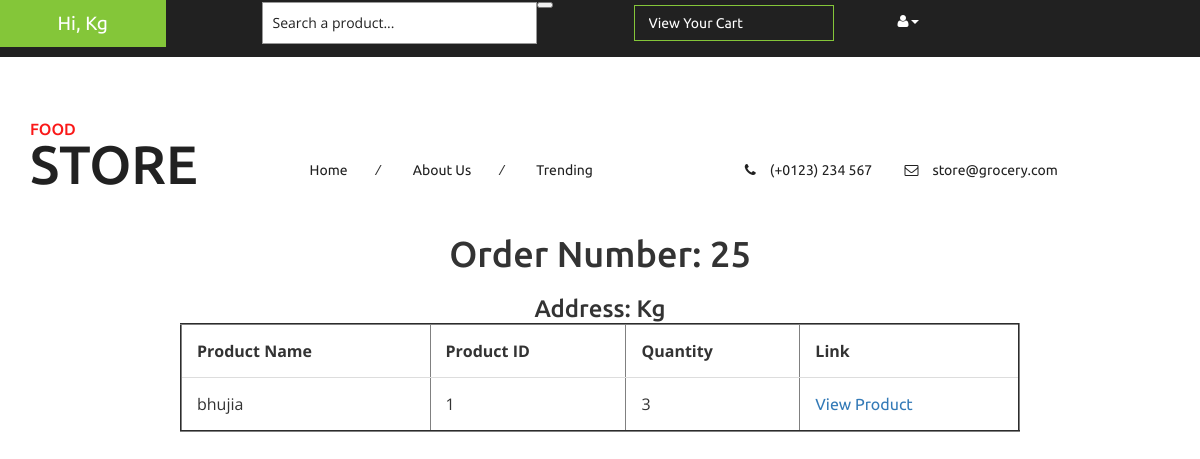
Page /viewOrder.php?ordernumber=25 (signed in) on the committed database.
### tables this page shows
CREATE TABLE `o25` (
  `product_name` varchar(20) DEFAULT NULL,
  `product_id` varchar(20) DEFAULT NULL,
  `quantity` int(11) DEFAULT NULL
);

CREATE TABLE `orders` (
  `order_number` int(20) NOT NULL,
  `order_date` date NOT NULL,
  `shipper_id` varchar(20) NOT NULL,
  `email_id` varchar(200) DEFAULT NULL,
  `address` varchar(200) DEFAULT NULL
);

### viewOrder.php (the view, shortened to what this page needs)
<?php
include 'head.php'
?>
<html>
	<body>
		<h1 align="center"> Order Number: <?php echo $_GET['ordernumber']; ?> </h1>
		<table border="2">
			<thead>
				<tr>
					<th> Product Name </th>
					<th> Product ID </th>
					<th> Quantity </th>
					<th> Link </th>
				</tr>
			</thead>
		<tbody>
		<?php
			$db = mysqli_connect("localhost",'root','121');
			mysqli_query($db, "use allOrders");
			$ordernumber = $_GET['ordernumber'];
			$tstr = "o".$ordernumber;
			$query = "SELECT * from $tstr";
			$res = mysqli_query($db, $query);
			if(mysqli_num_rows($res)==0){
				echo '<tr><td colspan="10">No Rows Returned</td></tr>';
			} else {
					while($row = mysqli_fetch_assoc($res)){
						$pid = $row['product_id'];
						echo "<tr><td>{$row['product_name']}</td>   <td>{$row['product_id']}</td>   <td>{$row['quantity']}</td>
								<td><a href = pd.php?pid=$pid>  View Product  </a></td></tr><br>
						";
					}
			}
			mysqli_query($db, 'use fdx');
			$arr = mysqli_fetch_array(mysqli_query($db, "SELECT * from orders where order_number = $ordernumber"));
			echo "<h3 align='center'> Address: ".$arr['address']."</h3>";
		?>
	</body>
</html>

### viewOrder.php (style rules this page uses)
table { width: 70%; border-collapse: collapse; margin: 0 auto; }
table td { padding: 15px; border-bottom: 1px solid #ddd; }
table th { height: 50px; padding: 15px; border-bottom: 1px solid #ddd; }

### rows in the picture
o25: product_name "bhujia", product_id "1", quantity "3"
orders: address "Kg"

### other values in the picture
$_SESSION["name"] "Kg"
$_GET['ordernumber'] "25"
